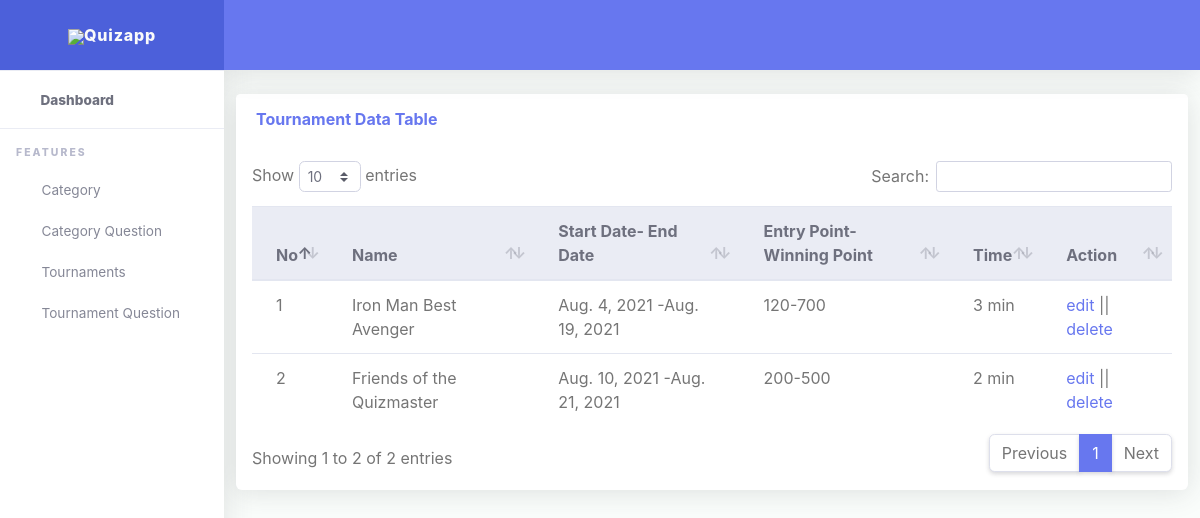
/superadmin/manage-tournaments, run on the app's committed database.
### App_Quiz/models.py (models this page shows, shortened)
class Tournament(models.Model):
    name=models.CharField(max_length=200,blank=False)
    entry_point=models.IntegerField(default=100)
    description=models.TextField(max_length=500)
    photo=models.ImageField(default="product1.jpg",upload_to="Tournaments")
    attemp=models.ManyToManyField(User,blank=True)
    fisrt_attemp=models.ManyToManyField(User,blank=True,related_name="first_attemp")
    winning_points=models.IntegerField(default=500)
    time=models.IntegerField(default=2)
    start_date=models.DateTimeField(auto_now=True,auto_now_add=False)
    end_date=models.DateTimeField(auto_now_add=False,auto_now=False)

### App_Superadmin/views.py (the view)
# urls.py: path('manage-tournaments', views.ManageTournament, name='manage-tournament'),
def ManageTournament(request):
    allcat = Tournament.objects.all().order_by("-id")
    context = {
        'allcat': allcat,
    }
    return render(request, 'App_Superadmin/managetournament.html', context)

### templates/App_Superadmin/managetournament.html
{% extends 'App_Superadmin/base.html' %}
{% block content %}
                      <div class="col-lg-12">
              <div class="card mb-4">
                <div class="card-header py-3 d-flex flex-row align-items-center justify-content-between">
                  <h6 class="m-0 font-weight-bold text-primary">Tournament Data Table</h6>
                </div>
                <div class="table-responsive p-3">
                  <table class="table align-items-center table-flush table-hover" id="dataTableHover">
                    <thead class="thead-light">
                         <tr>
                        <th>No</th>
                        <th>Name</th>
                        <th>Start Date- End Date</th>
                        <th>Entry Point-Winning Point</th>
                        <th>Time</th>
                        <th>Action</th>
                      </tr>
                    </thead>
                    <tbody>
                    {% for i in allcat %}
                      <tr>
                        <td>{{ forloop.counter }}</td>
                        <td>{{ i.name }}</td>
                        <td>{{ i.start_date |date }} -{{ i.end_date |date }}</td>
                        <td>
                           {{ i.entry_point }}-{{ i.winning_points }}
                        </td>
                        <td>{{ i.time }} min</td>
                        <td>
                            <a href="{% url 'App_Superadmin:update-tournament' i.id%}">edit</a> ||
                            <a href="{% url 'App_Superadmin:delete-tournament' i.id %}" onclick="return confirm('Are you sure you want to delete this item?');">delete</a>
                        </td>
                      </tr>
                    {% endfor %}
                    </tbody>
                  </table>
                </div>
              </div>
            </div>
{% endblock %}

### data on the page
Tournament: name "Iron Man Best Avenger", start_date "Aug. 4, 2021", end_date "Aug. 19, 2021", entry_point "120", winning_points "700", time "3"
Tournament: name "Friends of the Quizmaster", start_date "Aug. 10, 2021", end_date "Aug. 21, 2021", entry_point "200", winning_points "500", time "2"
